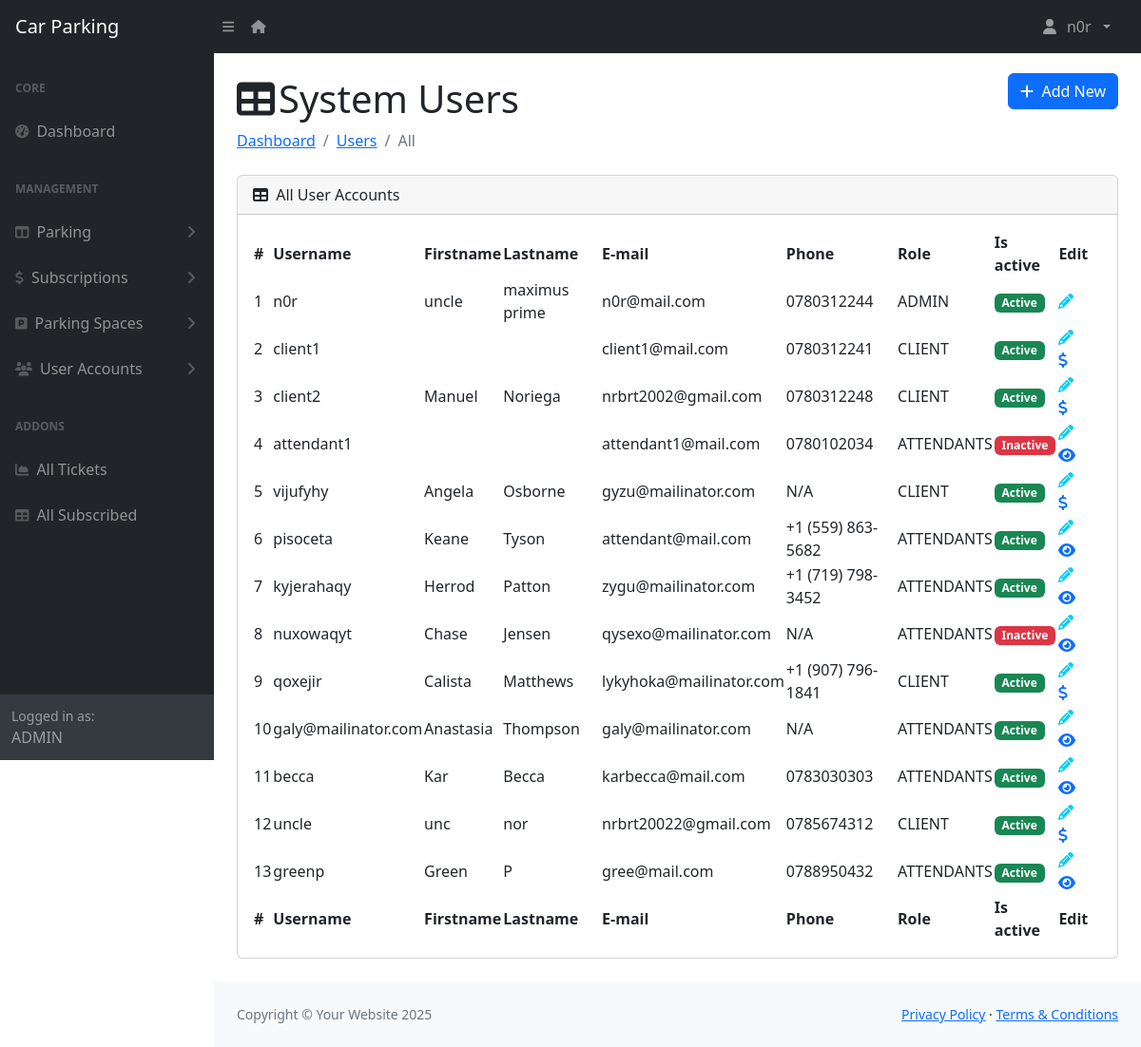
The app's page /dashboard/uaccounts (signed in), older data.
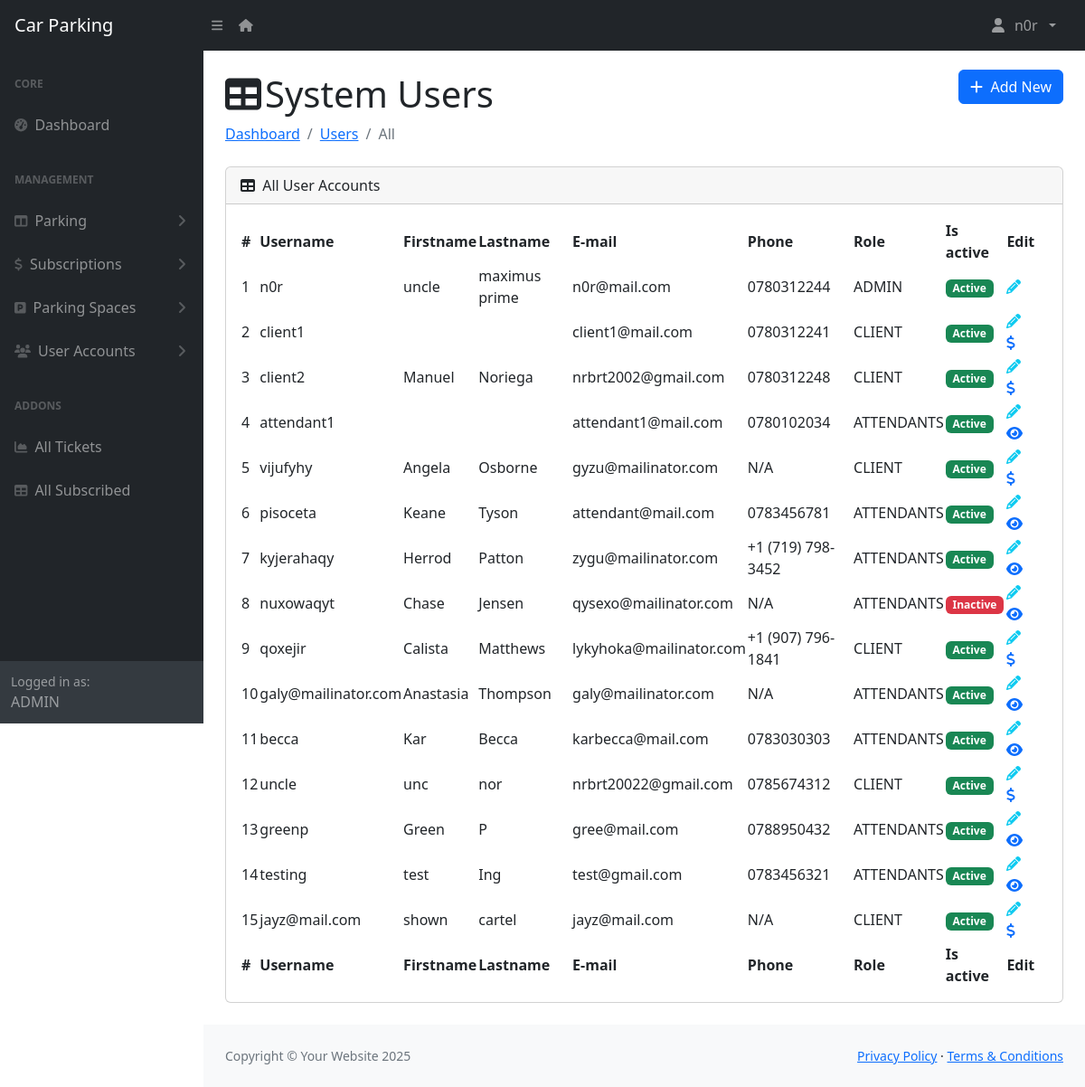
The same page, newer data.
### app/models.py (models this page shows, shortened)
class User(AbstractUser):
    class Role(models.TextChoices):
        ATTENDANTS = "ATTENDANTS", "Attendants"
        ADMIN = "ADMIN", "Admin"
        CLIENT = "CLIENT", "Client"
    role = models.CharField(
        max_length=50,
        choices=Role.choices,
        default=Role.CLIENT  # Set default role to CLIENT
    )
    phone_number = models.CharField(
        validators=[phone_regex],
        max_length=10,
        unique=True,
        null=True
    )
    groups = models.ManyToManyField(
        'auth.Group',
        related_name='users',
        blank=True,
        help_text='The groups this user belongs to.'
    )
    user_permissions = models.ManyToManyField(
        'auth.Permission',
        related_name='users',
        blank=True,
        help_text='Specific permissions for this user.'
    )

### app/views.py (the view)
# urls.py: path('dashboard/uaccounts', views.uaccounts, name="uaccounts"),
@login_required
@admin_required
def uaccounts(request):
    users = User.objects.all()
    return render(request, 'dashboard/uaccounts.html', {'users': users, 'active_menu': 'uaccounts'})

### app/templates/app/dashboard/uaccounts.html (shortened to what the changed rows need)
{% extends 'dashboard/base.html' %}
{% block content %}
                    <div class="container-fluid px-4">
                      <div class="d-flex justify-content-between align-items-center">
                        <h1 class="mt-4"><i class="fas fa-table me-1"></i>System Users</h1>
                      </div>
                        <div class="card mb-4">
                            <div class="card-body">
                                <table id="datatablesSimple">
                                    <thead>
                                        <tr>
                                            <th>#</th>
                                            <th>Username</th>
                                            <th>Firstname</th>
                                            <th>Lastname</th>
                                            <th>E-mail</th>
                                            <th>Phone</th>
                                            <th>Role</th>
                                            <th>Is active</th>
                                            <th>Edit</th>
                                        </tr>
                                    </thead>
                                    <tfoot>
                                        <tr>
                                            <th>#</th>
                                            <th>Username</th>
                                            <th>Firstname</th>
                                            <th>Lastname</th>
                                            <th>E-mail</th>
                                            <th>Phone</th>
                                            <th>Role</th>
                                            <th>Is active</th>
                                            <th>Edit</th>
                                        </tr>
                                    </tfoot>
                                    <tbody>
                                        {% for user in users %}
                                        <tr>
                                            <td>{{ forloop.counter }}</td>
                                            <td>{{ user.username }}</td>
                                            <td>{{ user.first_name }}</td>
                                            <td>{{ user.last_name }}</td>
                                            <td>{{ user.email }}</td>
                                            <td>{{ user.phone_number|default:"N/A" }}</td>
                                            <td>{{ user.role|default:"N/A" }}</td>
                                            <td>
                                                {% if user.is_active %}
                                                <span class="badge bg-success">Active</span>
                                                {% else %}
                                                <span class="badge bg-danger">Inactive</span>
                                                {% endif %}
                                            </td>
                                            <td>
                                                <a href="{% url 'edit_user' user.id %}"><i class="fas fa-pencil text-info"></i></a>&nbsp;&nbsp;&nbsp;&nbsp;
                                                {% if user.role == 'ATTENDANTS' %}
                                                    <a href="{% url 'view_userA' user.id %}"><i class="fas fa-eye text-primary"></i></a>
                                                {% elif user.role == 'CLIENT' %}
                                                    <a href="{% url 'view_userC' user.id %}"><i class="fas fa-dollar text-primary"></i></a>
                                                {% endif %}
                                            </td>
                                        </tr>
                                        {% empty %}
                                        <tr>
                                            <td colspan="9" class="text-center">No users found</td>
                                        </tr>
                                        {% endfor %}
                                    </tbody>
                                </table>
                            </div>
                        </div>
                    </div>
                {% endblock %}

### app/templates/app/dashboard/includes/nav.html (shortened to what this page needs)
{% load humanize %}
<nav class="sb-topnav navbar navbar-expand navbar-dark bg-dark">
  <a class="navbar-brand ps-3" href="{% url 'dashboard' %}">Car Parking</a>
  <button class="btn btn-link btn-sm order-1 order-lg-0 me-4 me-lg-0" id="sidebarToggle" href="#!"><i class="fas fa-bars"></i></button>
  <a href="/" class="btn btn-link btn-sm order-1 order-lg-0 me-4 me-lg-0" id="sidebarToggle" href="#!"><i class="fas fa-house"></i></a>
  <ul class="navbar-nav ms-auto ms-md-0 me-3 me-lg-4">
      <li class="nav-item dropdown">
          <a class="nav-link dropdown-toggle" id="navbarDropdown" href="#" role="button" data-bs-toggle="dropdown" aria-expanded="false"><i class="fas fa-user fa-fw"></i> &nbsp;{{ request.user.username }} &nbsp;</a>
      </li>
  </ul>
</nav>

### app/templates/app/dashboard/includes/admin-sidebar.html (shortened to what this page needs)
<div id="layoutSidenav_nav">
  <nav class="sb-sidenav accordion sb-sidenav-dark" id="sidenavAccordion">
      <div class="sb-sidenav-menu">
          <div class="nav">
              <div class="sb-sidenav-menu-heading">Core</div>
              <a class="nav-link" href="{% url 'dashboard' %}">
                  <div class="sb-nav-link-icon"><i class="fas fa-tachometer-alt"></i></div>
                  Dashboard
              </a>
              <div class="sb-sidenav-menu-heading">Management</div>
              <a class="nav-link collapsed" href="#" data-bs-toggle="collapse" data-bs-target="#collapseLayouts" aria-expanded="false" aria-controls="collapseLayouts">
                  <div class="sb-nav-link-icon"><i class="fas fa-columns"></i></div>
                  Parking
                  <div class="sb-sidenav-collapse-arrow"><i class="fas fa-angle-down"></i></div>
              </a>
              <a class="nav-link collapsed" href="#" data-bs-toggle="collapse" data-bs-target="#collapsePages" aria-expanded="false" aria-controls="collapsePages">
                <div class="sb-nav-link-icon"><i class="fas fa-dollar"></i></div>
                Subscriptions
                <div class="sb-sidenav-collapse-arrow"><i class="fas fa-angle-down"></i></div>
            </a>
            <a class="nav-link collapsed" href="#" data-bs-toggle="collapse" data-bs-target="#collapseSpaces" aria-expanded="false" aria-controls="collapseSpaces">
                <div class="sb-nav-link-icon"><i class="fas fa-parking"></i></div>
                Parking Spaces
                <div class="sb-sidenav-collapse-arrow"><i class="fas fa-angle-down"></i></div>
            </a>
            <a class="nav-link collapsed" href="#" data-bs-toggle="collapse" data-bs-target="#collapseAccounts" aria-expanded="false" aria-controls="collapseAccounts">
                <div class="sb-nav-link-icon"><i class="fas fa-users"></i></div>
                User Accounts
                <div class="sb-sidenav-collapse-arrow"><i class="fas fa-angle-down"></i></div>
            </a>
              <div class="sb-sidenav-menu-heading">Addons</div>
              <a class="nav-link" href="{% url 'allticket' %}">
                  <div class="sb-nav-link-icon"><i class="fas fa-chart-area"></i></div>
                  All Tickets
              </a>
              <a class="nav-link" href="{% url 'subscription_list' %}">
                  <div class="sb-nav-link-icon"><i class="fas fa-table"></i></div>
                  All Subscribed
              </a>
          </div>
      </div>
      <div class="sb-sidenav-footer">
          <div class="small">Logged in as:</div>
          {{ request.user.role }}
      </div>
  </nav>
</div>

Row changes from the older to the newer data that the page shows:
changed User "attendant1": is_active "Inactive" → "Active"
changed User "pisoceta": phone_number "+1 (559) 863-5682" → "0783456781"
added User: username "testing", first_name "test", last_name "Ing", email "test@gmail.com", phone_number "0783456321", role "ATTENDANTS", is_active "Active"
added User: username "jayz@mail.com", first_name "shown", last_name "cartel", email "jayz@mail.com", phone_number "N/A", role "CLIENT", is_active "Active"
